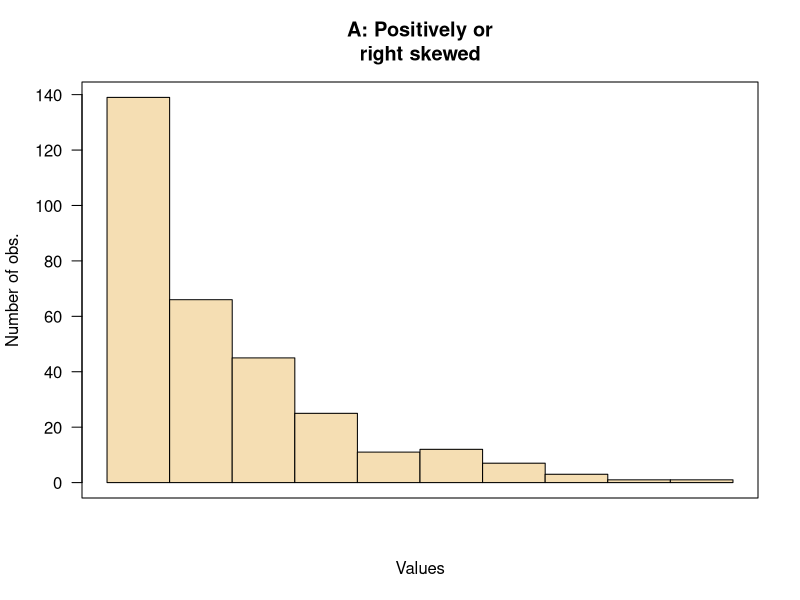
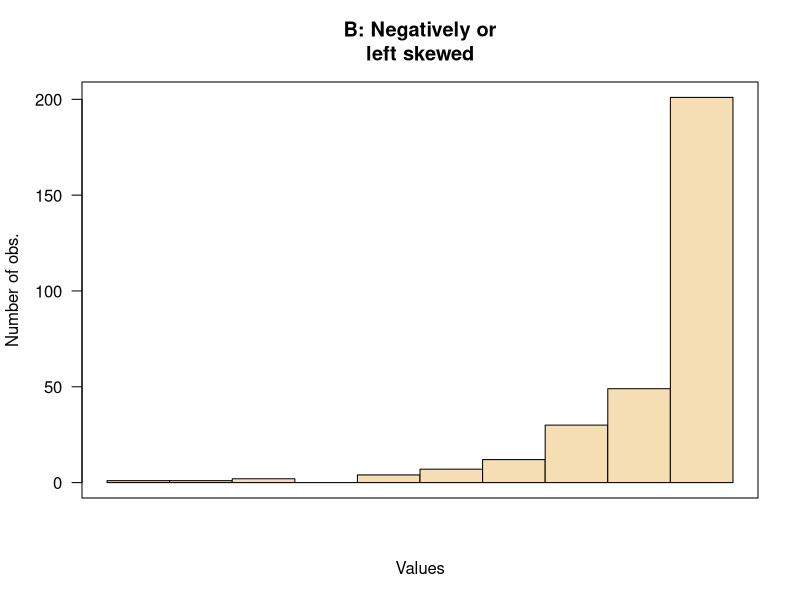
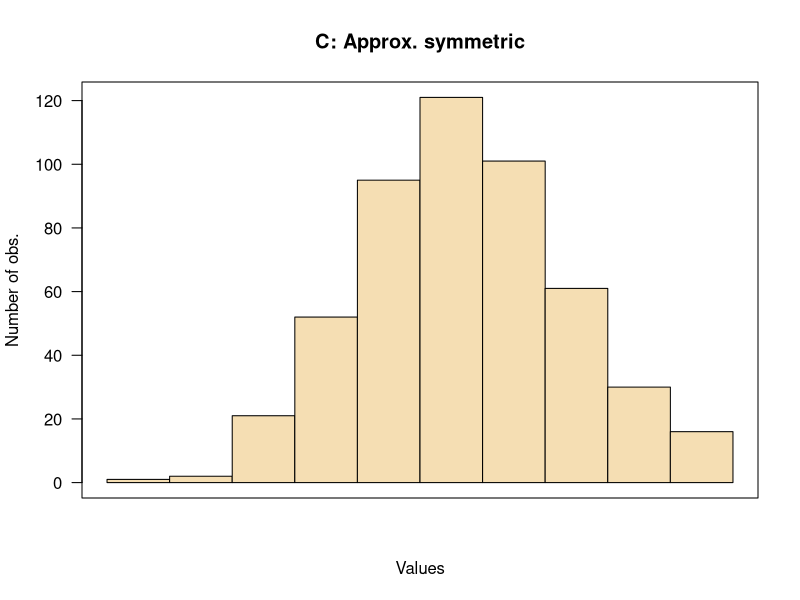
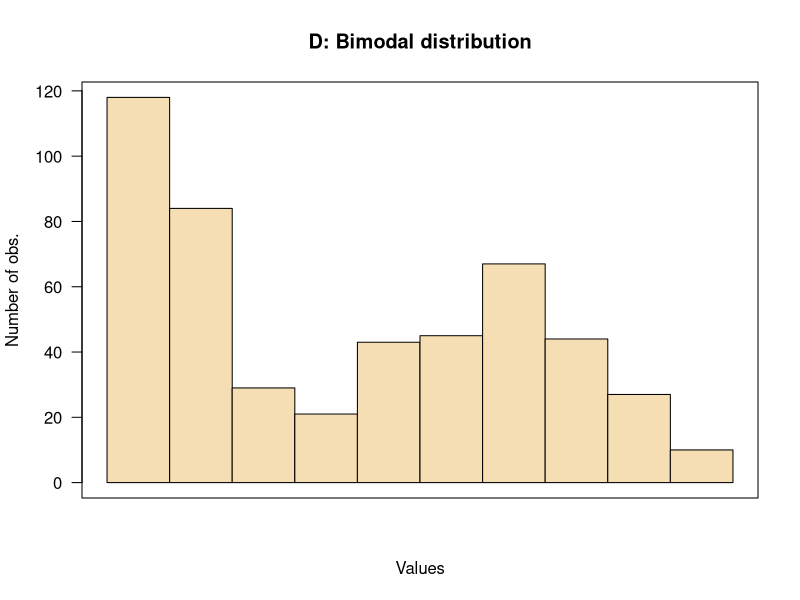
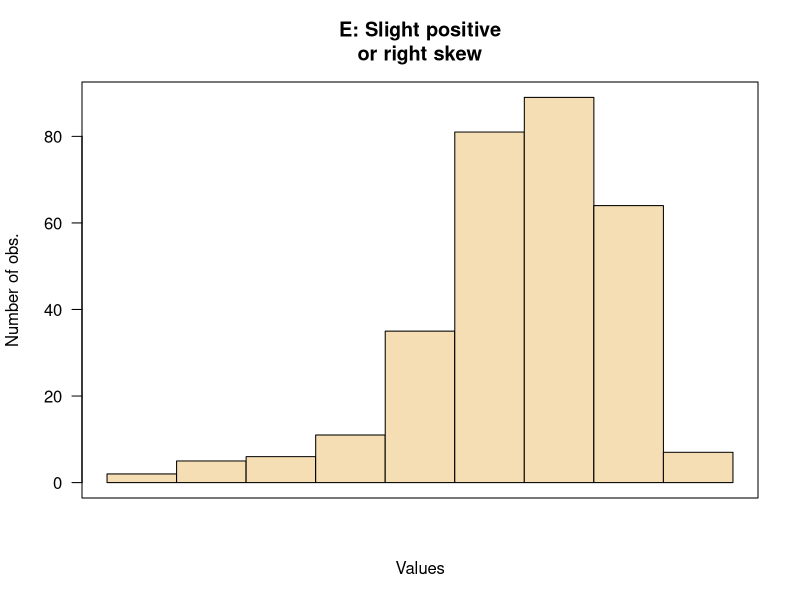
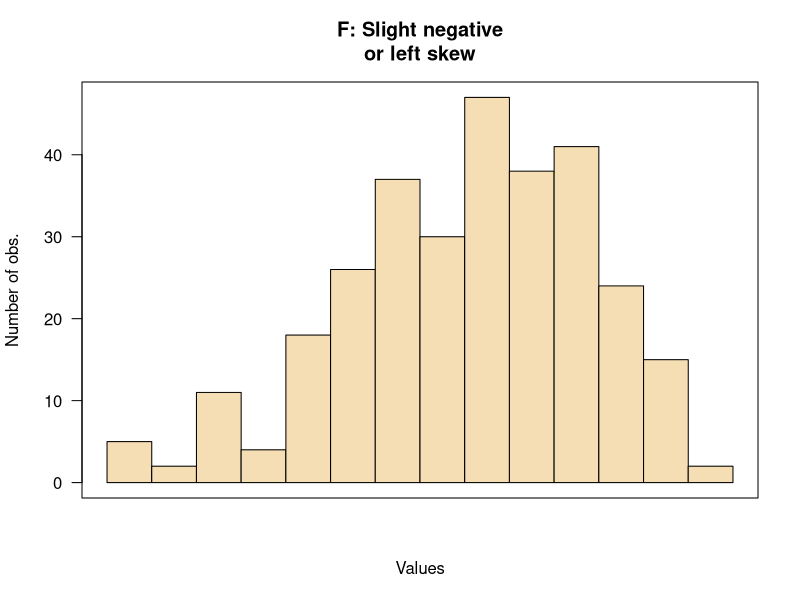
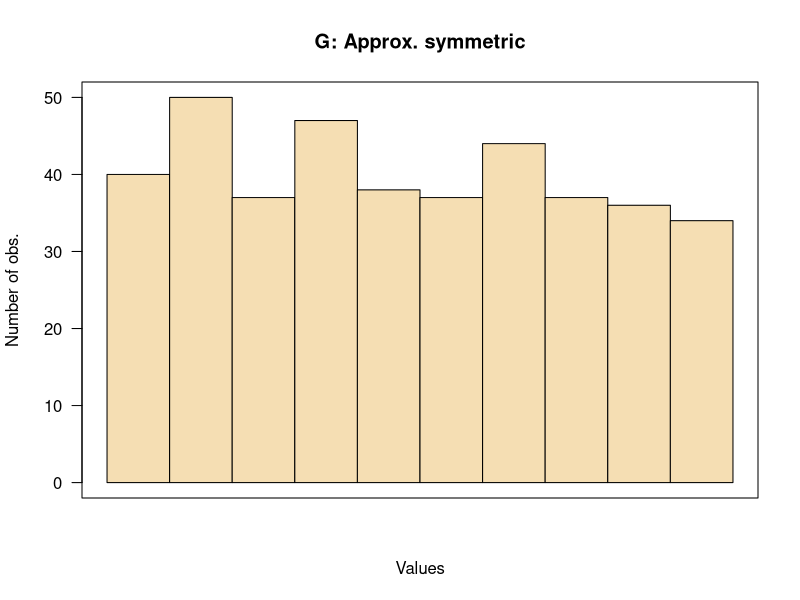

Write the R code that produced these figures, in order.
### Example *shapes*

### Trying these for a carousel using slickR


set.seed(110110)

xx <- c( rchisq(300, 
                df = 2), 
         7,7,8,7,7,7,8,7,7,6)

png(file ="ShapeExampleA-Carousel.png", 
    width = 5, 
    height = 6,  
    units = "in", 
    res = 100)
hist( scales::rescale(xx, to = c(0, 5)), 
      xlab = "Values", 
      ylab = "Number of obs.",
      main = "A: Positively or\nright skewed",
      axes = FALSE,
      col = "wheat", 
      las = 1)
axis(side = 2, 
     las = 1)

box()
dev.off()




png(file = "ShapeExampleB-Carousel.png", 
    width = 5, 
    height = 6,  
    units = "in", 
    res = 100)
xx <- c( rchisq(300, 
                df = 1), 
         2, 2, 1, 1, 2, 0, 0)

xx <- max(xx) - xx
hist( scales::rescale(xx, to = c(0, 5)), 
      xlab="Values", ylab="Number of obs.",
      main="B: Negatively or\nleft skewed",
      axes=FALSE,
      col="wheat", 
      las = 1)
axis(side = 2, 
     las = 1)

box()
dev.off()




png(file = "ShapeExampleC-Carousel.png", 
    width = 5, 
    height = 6,  
    units = "in", 
    res = 100)
xx <- rnorm(500, mean=10)
hist( scales::rescale(xx, to = c(0, 10)), 
      xlab="Values", ylab="Number of obs.",
      main="C: Approx. symmetric",
      axes=FALSE,
      col="wheat", 
      las = 1)
axis(side = 2, 
     las = 1)

box()
dev.off()





png(file = "ShapeExampleD-Carousel.png", 
    width = 5, 
    height = 6,  
    units = "in", 
    res = 100)
xx1 <- rnorm(500,
             mean = 0, 
             sd = 1)
xx2 <- rnorm(250,
             mean = 4, 
             sd = 1)
xx <- c( xx1[xx1 > 0], xx2)


hist( scales::rescale(xx, to = c(0, 10)),  
      right = TRUE,
      axes = FALSE,
      col = "wheat", 
      las = 1,
      xlab = "Values",
      ylab = "Number of obs.", 
      main = "D: Bimodal distribution")
axis(side = 2, 
     las = 1)

box()
dev.off()




png(file = "ShapeExampleE-Carousel.png", 
    width = 5, 
    height = 6,  
    units = "in", 
    res = 100)

xx <- rchisq(300, df = 20)
xx <- max(xx) - xx

hist( xx,  
      right = TRUE,
      axes = FALSE,
      col = "wheat", 
      las = 1,
      xlab = "Values",
      ylab = "Number of obs.", 
      main = "E: Slight positive\nor right skew")
axis(side = 2, 
     las = 1)

box()
dev.off()







png(file = "ShapeExampleF-Carousel.png", 
    width = 5, 
    height = 6,  
    units = "in", 
    res = 100)
xx <- rchisq(300, df = 20)
xx <- max(xx) - xx

hist( xx,
      right = TRUE,
      axes = FALSE,
      col = "wheat", 
      las = 1,
      xlab = "Values",
      ylab = "Number of obs.", 
      main = "F: Slight negative\nor left skew")
axis(side = 2, 
     las = 1)

box()
dev.off()







png(file = "ShapeExampleG-Carousel.png", 
    width = 5, 
    height = 6,  
    units = "in",
    res = 100)

xx <- runif(400,
            min = 0,
            max = 5)

hist( xx, 
      right = TRUE,
      axes = FALSE,
      col = "wheat", 
      las = 1,
      xlab = "Values",
      ylab = "Number of obs.", 
      main = "G: Approx. symmetric")
axis(side = 2, 
     las = 1)

box()
dev.off()







